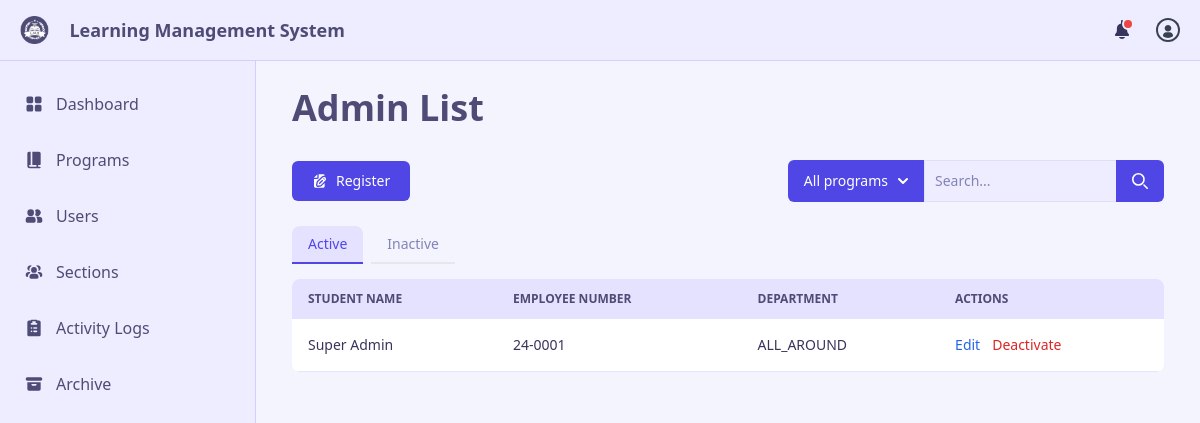
The page /admin/admin-user-admin.php (signed in) on the database its author committed.
### tables this page shows
CREATE TABLE `Admins_Tbl` (
  `AdminID` int(11) NOT NULL,
  `FirstName` varchar(50) NOT NULL,
  `MiddleName` varchar(50) NOT NULL,
  `LastName` varchar(50) NOT NULL,
  `Suffix` varchar(10) NOT NULL,
  `EmployeeNum` varchar(10) NOT NULL,
  `Department` varchar(10) NOT NULL,
  `Username` varchar(20) NOT NULL,
  `Password` varchar(255) NOT NULL,
  `Email` varchar(255) NOT NULL,
  `BirthDate` date NOT NULL,
  `created_at` timestamp NOT NULL DEFAULT current_timestamp(),
  `updated_at` timestamp NOT NULL DEFAULT current_timestamp() ON UPDATE current_timestamp()
);

### admin/admin-user-admin.php (the view, shortened to what this page needs)
<!DOCTYPE html>
<html lang="en">
<head>
  <script src="https://cdn.tailwindcss.com"></script>
  <script src="https://cdn.tailwindcss.com?plugins=forms,typography,aspect-ratio,line-clamp"></script>
  <link href="https://cdnjs.cloudflare.com/ajax/libs/flowbite/2.3.0/flowbite.min.css" rel="stylesheet" />
  <link rel="stylesheet" href="../assets/style.css">
</head>
<?php
include_once './side-nav-bar.php';
?>
<body class="bg-ghost-white">
  <div class="p-4 sm:ml-64 h-screen flex flex-col">
    <div class="pt-4 px-5 mt-14 flex-grow flex flex-col">
      <h1 class="font-bold text-4xl text-corn-flower-blue">Admin List</h1>
      <div class="flex flex-column sm:flex-row flex-wrap space-y-4 sm:space-y-0 items-center justify-between pb-6 pt-8">
        <button type="button" data-modal-target="register-modal" data-modal-toggle="register-modal"
          class="px-5 py-2.5 text-sm font-medium inline-flex items-center rounded-md bg-neon-blue text-white cursor-pointer transition ease-in-out duration-300 hover:scale-105 hover:bg-free-speech-blue focus:ring-4 focus:outline-none focus:ring-perano">
          Register
        </button>
        <div class="flex">
          <button id="dropdown-button" data-dropdown-toggle="dropdown"
            class="flex-shrink-0 z-10 inline-flex items-center py-2.5 px-4 text-sm font-medium text-center text-white bg-neon-blue rounded-s-md hover:bg-free-speech-blue focus:ring-4 focus:outline-none focus:ring-perano transition ease-in-out duration-300"
            type="button">All programs
            <svg class="w-2.5 h-2.5 ms-2.5" aria-hidden="true" xmlns="http://www.w3.org/2000/svg" fill="none"
              viewBox="0 0 10 6">
              <path stroke="currentColor" stroke-linecap="round" stroke-linejoin="round" stroke-width="2"
                d="m1 1 4 4 4-4" />
            </svg>
          </button>
          <div class="relative w-[15rem]">
            <input type="search" id="search-dropdown"
              class="block p-2.5 w-full z-20 text-sm border border-lavender text-deep-koamaru bg-lav-sant rounded-e-lg focus:ring-neon-blue focus:border-neon-blue placeholder-moody-blue transition ease-in-out duration-300"
              placeholder="Search...">
            <button type="submit"
              class="absolute top-0 end-0 p-2.5 px-4 text-sm font-medium h-full text-white bg-neon-blue rounded-e-md hover:bg-free-speech-blue focus:ring-4 focus:outline-none focus:ring-perano transition duration-300 ease-in-out">
              <svg class="w-4 h-4" aria-hidden="true" xmlns="http://www.w3.org/2000/svg" fill="none"
                viewBox="0 0 20 20">
                <path stroke="currentColor" stroke-linecap="round" stroke-linejoin="round" stroke-width="2"
                  d="m19 19-4-4m0-7A7 7 0 1 1 1 8a7 7 0 0 1 14 0Z" />
              </svg>
            </button>
          </div>
        </div>
      </div>
      <div class="mb-4">
        <ul class="flex flex-wrap -mb-px text-sm font-medium text-center transition duration-300 ease-in-out"
          id="default-tab" data-tabs-toggle="tab-content" role="tablist" data-tabs-inactive-classes="text-moody-blue"
          data-tabs-active-classes="text-neon-blue border-neon-blue bg-ghost-lavender">
          <li class="me-2" role="presentation">
            <button
              class="inline-block px-4 py-2 hover:bg-ghost-lavender transition duration-300 ease-in-out border-b-2 rounded-t-lg"
              id="enrolled-table-tab" data-tabs-target="#enrolled" type="button" role="tab" aria-controls="enrolled"
              aria-selected="false">Active</button>
          </li>
          <li class="me-2" role="presentation">
            <button
              class="inline-block px-4 py-2 hover:bg-ghost-lavender transition duration-300 ease-in-out border-b-2 rounded-t-lg"
              id="unenrolled-table-tab" data-tabs-target="#unenrolled" type="button" role="tab"
              aria-controls="unenrolled" aria-selected="false">Inactive</button>
          </li>
        </ul>
      </div>
      <div id="tab-content">
        <div class="hidden relative overflow-x-auto sm:rounded-lg" id="enrolled" role="tabpanel"
          aria-labelledby="enrolled-table-tab">
          <div class="max-h-[480px] overflow-y-auto">
            <table class="w-full text-sm text-left rtl:text-right text-deep-koamaru">
              <thead class="text-xs text-corn-flower-blue uppercase bg-ghost-lavender sticky top-0">
                <tr>
                  <th scope="col" class="px-4 py-3">
                    Student name
                  </th>
                  <th scope="col" class="px-4 py-3">
                    Employee number
                  </th>
                  <th scope="col" class="px-4 py-3">
                    Department
                  </th>
                  <th scope="col" class="px-4 py-3">
                    Actions
                  </th>
                </tr>
              </thead>
              <tbody>
                <?php
                include '../models/config.php';
                $sql = "SELECT s.* FROM Admins_Tbl s JOIN Users_Tbl u ON s.Username = u.Username WHERE u.Status='ACTIVE' ORDER BY updated_at DESC";
                $result = $conn->query($sql);
                if ($result->num_rows > 0) {
                  while ($row = $result->fetch_assoc()) {
                    echo "<tr class='bg-white border-b border-indigo-100'>";
                    echo '<th scope="row" class="px-4 py-4 font-medium text-deep-koamaru whitespace-nowrap">' . $row["FirstName"] . " " . $row["MiddleName"] . " " . $row["LastName"] . " " . $row["Suffix"] . "</th>";
                    echo '<td class="px-4 py-4 truncate">' . $row["EmployeeNum"] . "</td>";
                    echo '<td class="px-4 py-4 truncate">' . $row["Department"] . "</td>";
                    echo "<td class='flex items-center px-4 py-4'><button data-modal-target='edit-student-modal' data-modal-toggle='edit-student-modal' class='edit-button font-medium text-blue-600 dark:text-blue-500 hover:underline'>Edit</button>";
                    echo "<button data-modal-target='unenroll-modal' data-modal-toggle='unenroll-modal' class='unenrolls font-medium text-red-600 dark:text-red-500 hover:underline ms-3'>Deactivate</button></td>";
                    echo "</tr>";
                  }
                } else {
                  echo '<td class="px-4 py-4">0 results</td>';
                }
                ?>
              </tbody>
            </table>
          </div>
        </div>
      </div>
    </div>
  </div>
  <script src="../assets/tailwind.config.js"></script>
</body>
</html>

### rows shown on the page
admins_tbl: FirstName "Super", LastName "Admin", EmployeeNum "24-0001", Department "ALL_AROUND"
